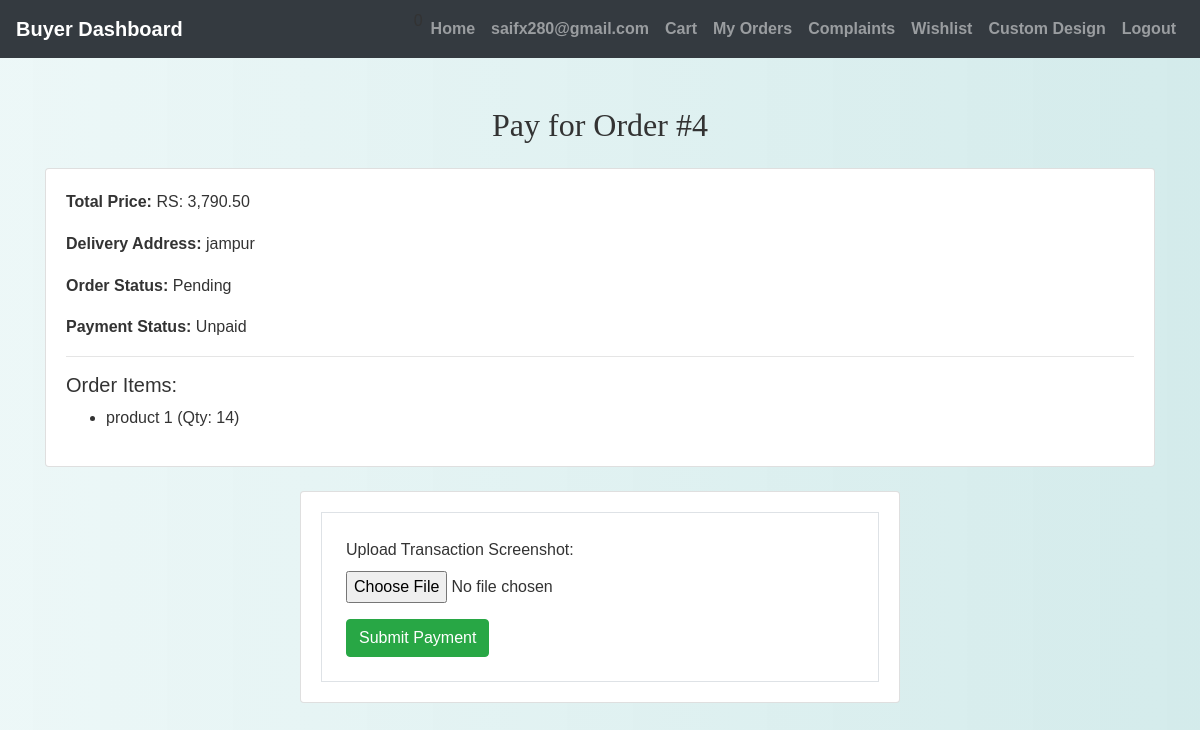
Page /buyer/pay_now.php?order_id=4 (signed in) on the committed database.
### tables this page shows
CREATE TABLE `orders` (
  `OrderID` int(11) NOT NULL,
  `UserID` int(11) NOT NULL,
  `TotalPrice` decimal(10,2) NOT NULL,
  `DeliveryAddress` varchar(255) NOT NULL,
  `OrderStatus` enum('Pending','Processing','Shipped','Delivered','Cancelled') NOT NULL DEFAULT 'Pending',
  `PaymentMethod` varchar(50) NOT NULL DEFAULT 'Cash on Delivery',
  `PaymentStatus` enum('unpaid','paid') NOT NULL DEFAULT 'unpaid',
  `OrderTime` datetime NOT NULL DEFAULT current_timestamp()
);

CREATE TABLE `order_items` (
  `OrderItemID` int(11) NOT NULL,
  `OrderID` int(11) NOT NULL,
  `ProductID` int(11) NOT NULL,
  `Quantity` int(11) NOT NULL
);

CREATE TABLE `products` (
  `ProductID` int(11) NOT NULL,
  `ProductName` varchar(255) NOT NULL,
  `Description` text NOT NULL,
  `Price` decimal(10,2) NOT NULL,
  `StockQuantity` int(11) NOT NULL,
  `CategoryID` int(11) DEFAULT NULL,
  `SellerID` int(11) DEFAULT NULL,
  `ImageURL` varchar(255) DEFAULT NULL,
  `Timestamp` timestamp NOT NULL DEFAULT current_timestamp(),
  `status` enum('pending','approved','rejected') DEFAULT 'approved'
);

### buyer/pay_now.php (the view, shortened to what this page needs)
<?php
include('config.php');
$order_id = intval($_GET['order_id']);
$user_id = $_SESSION['id'];
$sql_order = "SELECT * FROM orders WHERE OrderID = $order_id AND UserID = $user_id";
$result_order = mysqli_query($conn, $sql_order);
$order = mysqli_fetch_assoc($result_order);
?>
<!DOCTYPE html>
<html lang="en">
<head>
    <link rel="stylesheet" href="https://maxcdn.bootstrapcdn.com/bootstrap/4.0.0/css/bootstrap.min.css">
    <link rel="stylesheet" href="./css/style.css">
</head>
<body>
<?php include('buyer_navbar.php'); ?>
<div class="container mt-5">
    <h2 class="mb-4">Pay for Order #<?php echo $order['OrderID']; ?></h2>
    <div class="card mb-4">
        <div class="card-body">
            <p><strong>Total Price:</strong> RS: <?php echo number_format($order['TotalPrice'], 2); ?></p>
            <p><strong>Delivery Address:</strong> <?php echo $order['DeliveryAddress']; ?></p>
            <p><strong>Order Status:</strong> <?php echo $order['OrderStatus']; ?></p>
            <p><strong>Payment Status:</strong> <?php echo ucfirst($order['PaymentStatus']); ?></p>
            <hr>
            <h5>Order Items:</h5>
            <ul>
                <?php
                $sql_items = "SELECT p.ProductName, oi.Quantity
                              FROM order_items oi
                              JOIN products p ON oi.ProductID = p.ProductID
                              WHERE oi.OrderID = $order_id";
                $result_items = mysqli_query($conn, $sql_items);
                while ($item = mysqli_fetch_assoc($result_items)) {
                    echo "<li>" . $item['ProductName'] . " (Qty: " . $item['Quantity'] . ")</li>";
                }
                ?>
            </ul>
        </div>
    </div>
    <div class="card mx-auto" style="max-width: 600px;">
        <div class="card-body">
    <form method="post" enctype="multipart/form-data" class="border p-4">
        <div class="form-group">
            <label for="payment_image">Upload Transaction Screenshot:</label>
            <input type="file" class="form-control-file" id="payment_image" name="payment_image" required>
        </div>
        <button type="submit" class="btn btn-success">Submit Payment</button>
    </form>
</div>
</div>
</div>
</body>
</html>

### buyer/css/style.css (style rules this page uses)
body { background: linear-gradient(90deg, rgba(233, 246, 246, 0.831), rgba(207, 233, 233, 0.9)); font-family: 'Arial', sans-serif; color: #333; line-height: 1.6; }
h1, h2, h3, h4 { text-align: center; margin-top: 30px; margin-bottom: 30px; font-family: 'Georgia', serif; }
.container { margin-bottom: 40px; }

### rows in the picture
orders: OrderID "4", TotalPrice "3,790.50", DeliveryAddress "jampur", OrderStatus "Pending", PaymentStatus "Unpaid"
order_items: ProductID.ProductName "product 1", Quantity "14"

### other values in the picture
$_SESSION["email"] "saifx280@gmail.com"
